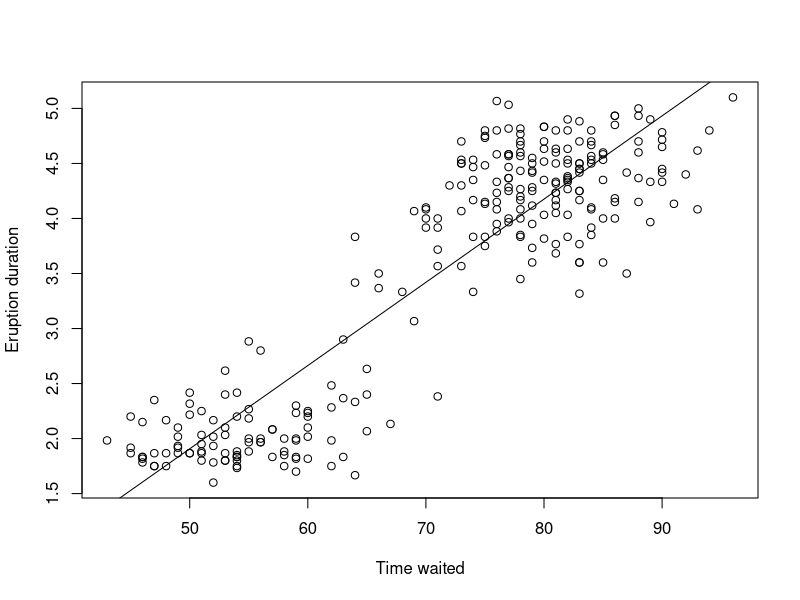

Write the R code that produced this figure.
lm(eruptions ~ waiting, data=faithful)
head(faithful)


eruption.lm = lm(eruptions ~ waiting, data=faithful)
coeffs = coefficients(eruption.lm); coeffs
waiting = 80 # the waiting time
duration = coeffs[1] + coeffs[2]*waiting
duration
plot(faithful$waiting, faithful$eruptions, xlab="Time waited", ylab="Eruption duration")
abline(lm(faithful$eruptions ~ faithful$waiting))

eruption.lm = lm(eruptions ~ waiting, data=faithful)
summary(eruption.lm)$r.squared

summary(eruption.lm)
